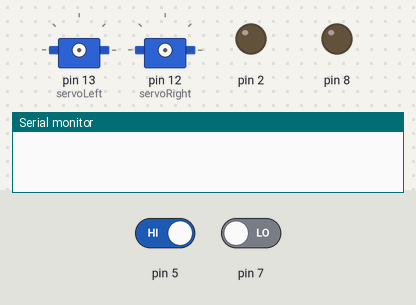
Recording of a sketch running on a simulated Arduino Uno, built with avr-gcc and run on an emulated ATmega328P. Shown: 2 × servo, output pins drawn as LEDs (lit = HIGH), the last lines printed to the serial monitor. The test bench sets the inputs (shaded band); at power-on: pin 5 HIGH, pin 7 LOW.

Above: at 0.1 s.
At 2.2 s:
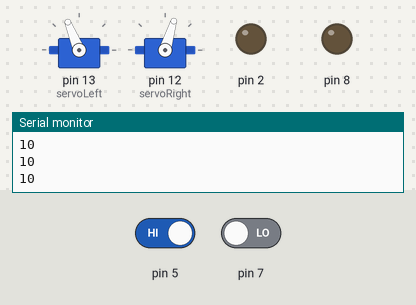
2.3 s: pin 5 driven LOW
At 3.2 s:
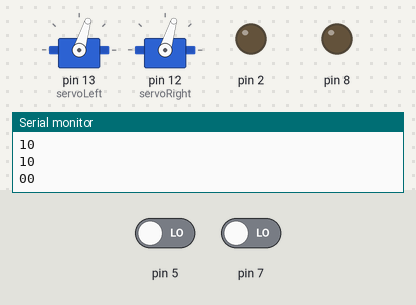
Timing chart, 0 to 9.8 s (numbered marks = the images above; inputs shaded):
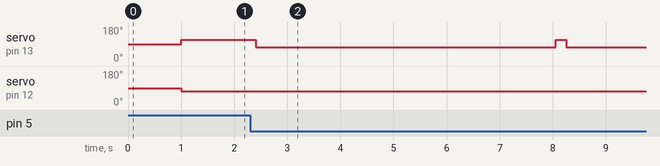

The sketch:

whiskers_code.ino
```cpp
// variables
#include <Servo.h>

Servo servoLeft, servoRight;
 int speedLeft, speedRight, mag =0, incr =5;


void forward(int percentage, float timeinSeconds)
{
  int leftSpeed, rightSpeed, milliseconds;
  milliseconds = (int)(timeinSeconds * 100);
  if(percentage > 100)
      percentage = 100;
  else if(percentage < 0)
      percentage = 0;
  leftSpeed = 1500 + (percentage *2);
  rightSpeed = 1500 - (percentage * 2);
  servoLeft.writeMicroseconds(leftSpeed);
  servoRight.writeMicroseconds(rightSpeed);
  delay(milliseconds);

}

void turnLeft (int percentage, float timeinSeconds)
{
   int leftSpeed, rightSpeed, milliseconds;
  milliseconds = (int)(timeinSeconds * 100);
  if(percentage > 100)
      percentage = 100;
  else if(percentage < 0)
      percentage = 0;
  leftSpeed = 1500 - (percentage *2);
  rightSpeed = 1500 - (percentage * 2);
  servoLeft.writeMicroseconds(leftSpeed);
  servoRight.writeMicroseconds(rightSpeed);
  delay(milliseconds);

}

 void Backward (int mag)
 {
     if(mag > 200)
      mag = 200;
    else if(mag < 0)
      mag =0;

   speedLeft = 1500 - mag;
   speedRight = 1500 + mag;
   servoLeft.writeMicroseconds(speedLeft);
   servoRight.writeMicroseconds(speedRight);
 }
void turnRight (int mag)
{
   if(mag > 200)
      mag = 200;
    else if(mag < 0)
      mag =0;

   speedLeft = 1500 + mag;
   speedRight = 1500 + mag;
   servoLeft.writeMicroseconds(speedLeft);
   servoRight.writeMicroseconds(speedRight);
}


  byte wLeft;
  byte wRight;
void setup() {
  delay(1000);
  pinMode(7,INPUT);
  pinMode(5,INPUT);
  pinMode(8,OUTPUT);
  pinMode(2,OUTPUT);

  Serial.begin(9600);
   servoLeft.attach(13);
    servoRight.attach(12);
}

void loop() {

  wLeft = digitalRead(5);
  wRight = digitalRead(7);

  Serial.print(wLeft);
  Serial.println(wRight);

 if(wLeft == 0 && wRight == 0)
 {
Backward(5);
   turnLeft(100,56.5);
  }
if(wLeft == 01) {
  Backward(5);
  turnRight(5);

}

if(wRight == 10){
Backward(5);
}
  forward(100,2);


}
```

Measured:
- after the input at 2.3 s, servo on pin 13 (servoLeft): 112° → 73° after 0.10 s, → 112° 5.7 s later, → 73° 0.20 s later
